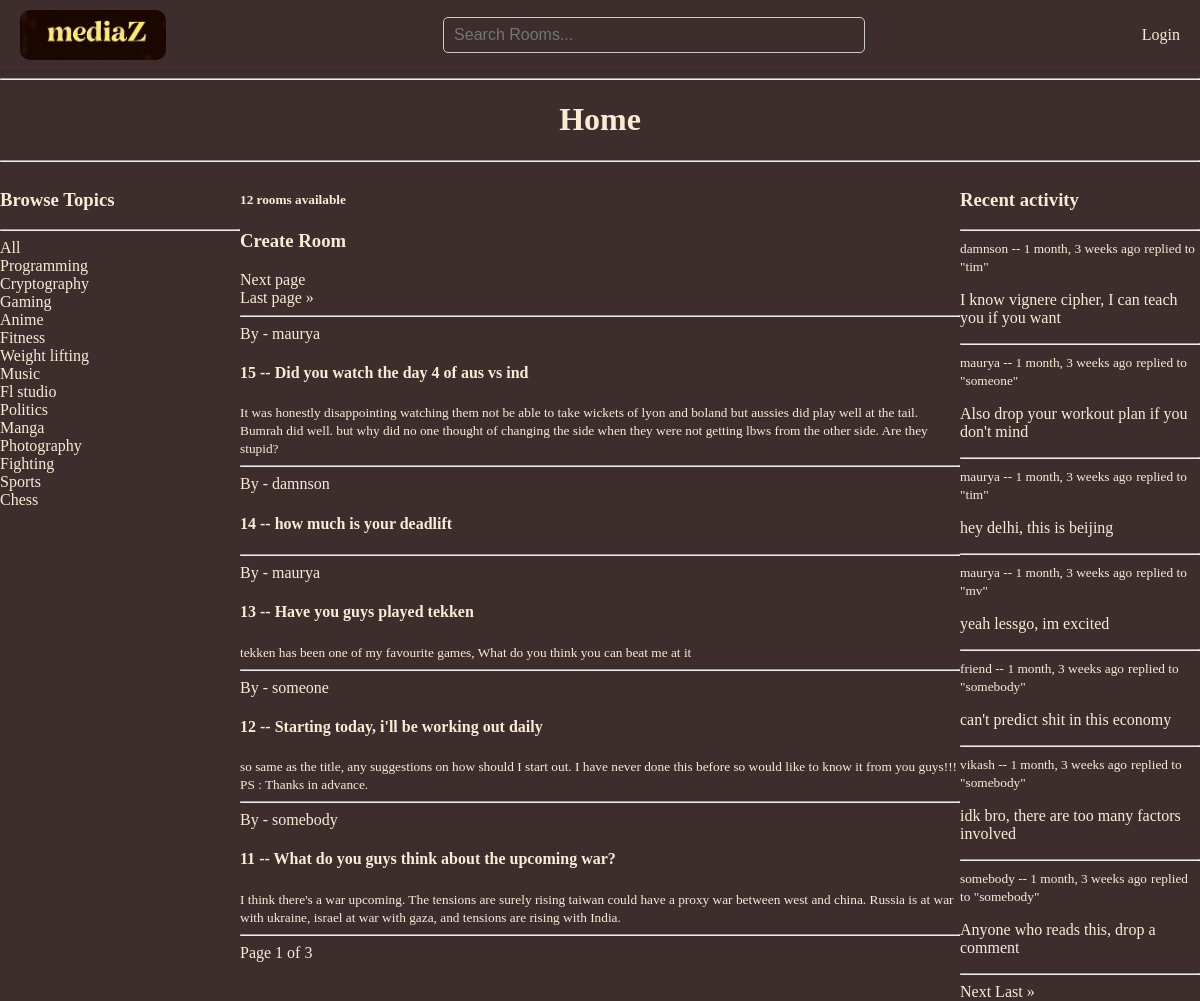
/, run on an earlier commit of the app's database.
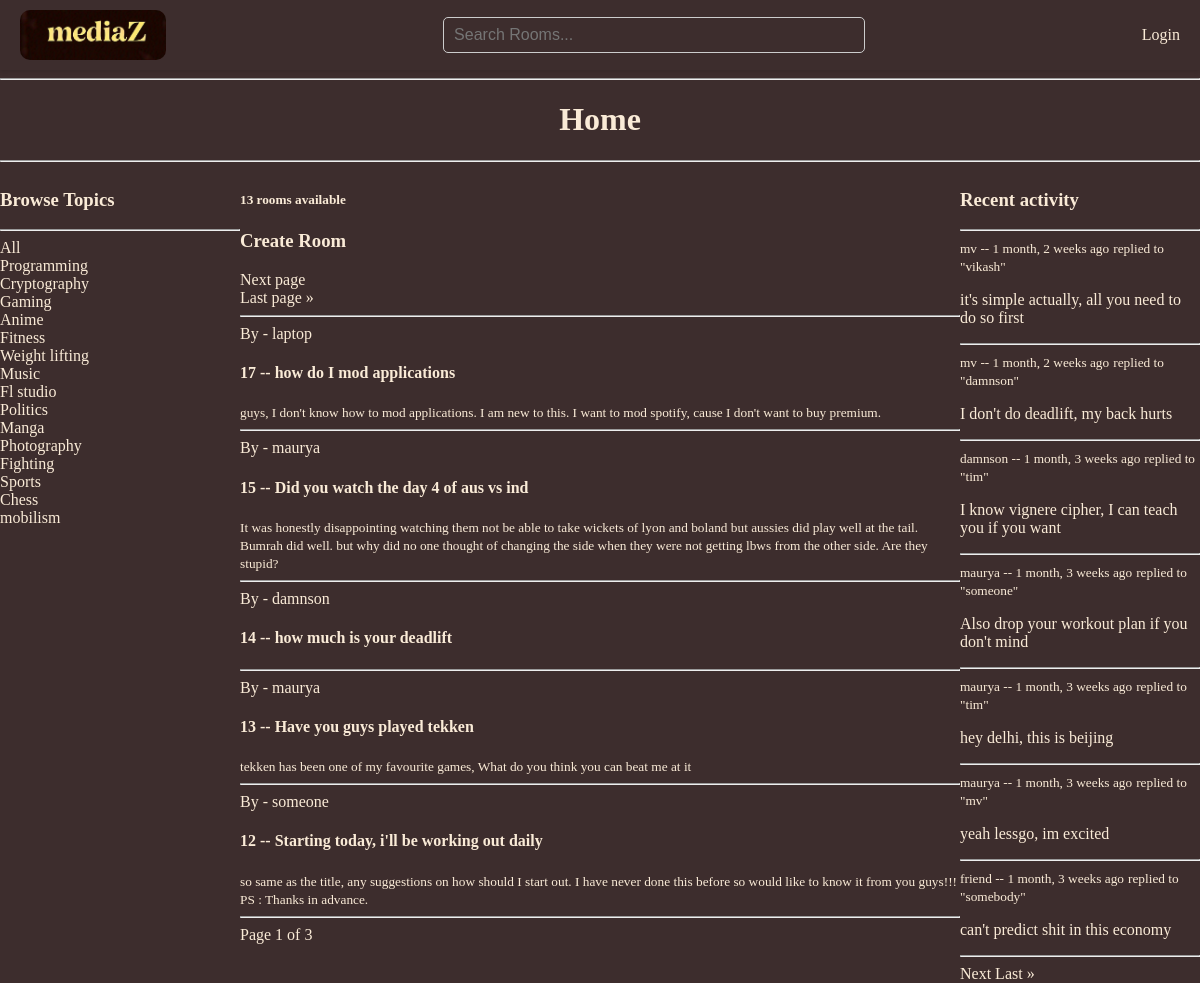
And on a later commit of the database.
### base/models.py (models this page shows, shortened)
class Topic(models.Model):
    name = models.CharField(max_length=200)

class Room(models.Model):
    host = models.ForeignKey(User, on_delete=models.SET_NULL, null=True)
    topic = models.ForeignKey(Topic, on_delete=models.SET_NULL, null=True)
    name = models.CharField(max_length=200)
    description = models.TextField(null=True, blank=True)
    participants = models.ManyToManyField(
        User,
        related_name='participants',
        blank=True
    )
    updated = models.DateTimeField(auto_now=True)
    created = models.DateTimeField(auto_now_add=True)
    class Meta:
        ordering = ['-updated', '-created']

class Message(models.Model):
    user = models.ForeignKey(User, on_delete=models.CASCADE)
    room = models.ForeignKey(Room, on_delete=models.CASCADE)
    body = models.TextField()
    updated = models.DateTimeField(auto_now=True)
    created = models.DateTimeField(auto_now_add=True)
    def __str__(self):
        return self.body[0:50]

### base/views.py (the view)
# urls.py: path('', views.home, name="home"),
def home(request):
    q = request.GET.get('q') if request.GET.get('q') != None else ''
    rooms = Room.objects.filter(
        Q(topic__name__icontains=q)|
        Q(name__icontains=q)|
        Q(description__icontains=q)|
        Q(host__username__icontains=q)
    )
    room_comments = Message.objects.filter(
        Q(room__topic__name__icontains=q)|
        Q(room__name__icontains=q)
    ).order_by('-created')
    room_count = rooms.count()
    topics = Topic.objects.all()
    paginator = Paginator(rooms, 5)
    page_number = request.GET.get('page')
    page_obj = paginator.get_page(page_number)
    comment_paginator = Paginator(room_comments, 7)
    comment_page_number = request.GET.get('comment_page')
    comment_page_obj = comment_paginator.get_page(comment_page_number)
    context = {
        'rooms':rooms,
        'topics': topics,
        'room_count':room_count,
        'room_comments':room_comments,
        'page_obj': page_obj,
        'comment_page_obj':comment_page_obj
    }
    return render(request, 'base/home.html', context)

### base/templates/base/home.html (shortened to what this page needs)
{% extends 'main.html' %}
{% block content %}
{% if request.GET.q != None %}
<h1 class="header">{{ request.GET.q }}</h1>
{% else %}
<h1 class="header">Home</h1>
{% endif %}
<hr>
<div class="home-container">
    <div>
        {% include 'base/topics.html' %}
    </div>
    <div>
        <h5>{{ page_obj.paginator.count }} rooms available</h5>
        <a href="{% url 'create-room' %}"><h3>Create Room</h3></a>
        {% if page_obj.has_next %}
                <a href="?page={{ page_obj.next_page_number }}">Next page</a><br>
                <a href="?page={{ page_obj.paginator.num_pages }}">Last page &raquo;</a>
        {% endif %}
        <hr>
        <div>
            {% include 'base/feed.html' %}
        </div>
        <div class="pagination">
            <span>Page {{ page_obj.number }} of {{ page_obj.paginator.num_pages }}</span>
        </div>
    </div>
    <div>
        {% include 'base/activity.html' %}
        <div>
            {% if comment_page_obj.has_next %}
                <a href="?comment_page={{ comment_page_obj.next_page_number }}">Next</a>
                <a href="?comment_page={{ comment_page_obj.paginator.num_pages }}">Last &raquo;</a>
            {% endif %}
        </div>
    </div>
</div>
{% endblock %}

### base/templates/base/topics.html
<h3>Browse Topics</h3>
        <hr>
        <div>
            <a href="{% url 'home' %}">All</a>
        </div>
        {% for topic in topics %}
            <div>
                <a href="{% url 'home' %}?q={{topic.name}}"> {{topic.name}}</a>
            </div>
        {% endfor %}

### base/templates/base/feed.html (shortened to what this page needs)
{% for room in page_obj %}
                <div>
                    By - <a href="{% url 'user' room.host.id %}">{{room.host.username}}</a>
                    <h4>{{room.id}} -- <a href="{% url 'room' room.id %}">{{room.name}}</a></h4>
                    <small>{{room.description}}</small>
                    <hr>
                </div>
{% endfor %}

### base/templates/base/activity.html (shortened to what this page needs)
<div>
    <h3>Recent activity</h3>
    <hr>
    {% if room_comments %}
        {% for comment in comment_page_obj %}
                <div>
                <small><a href="{% url 'user' comment.user.id %}">{{comment.user}}</a> -- {{comment.created | timesince}} ago</small>
                <small>replied to "{{comment.room.host}}"</small>
                <p>{{comment}}</p>
                <hr>
            </div>
        {% endfor %}
    {% else %}
        <p class="no-activity">No recent activity here...</p>
    {% endif %}
</div>

What changed in the data, as far as the page shows it:
no longer on this page (row unchanged): Room: host.username "somebody", id "11", name "What do you guys think about the upcoming war?", description "I think there's a war upcoming. The tensions are surely rising taiwan could have a proxy war between west and china. Russia is at war with ukraine, israel at war with gaza, and tensions are rising with India."
no longer on this page (row unchanged): Message: user "vikash", created "1 month, 3 weeks", room.host "somebody", body "idk bro, there are too many factors involved"
no longer on this page (row unchanged): Message: user "somebody", created "1 month, 3 weeks", room.host "somebody", body "Anyone who reads this, drop a comment"
added Topic: name "mobilism"
added Room: host.username "laptop", id "17", name "how do I mod applications", description "guys, I don't know how to mod applications. I am new to this. I want to mod spotify, cause I don't want to buy premium."
added Message: user "mv", created "1 month, 2 weeks", room.host "vikash", body "it's simple actually, all you need to do so first"
added Message: user "mv", created "1 month, 2 weeks", room.host "damnson", body "I don't do deadlift, my back hurts"
Also different on the page:
{{ page_obj.paginator.count }}: "12" → "13"
